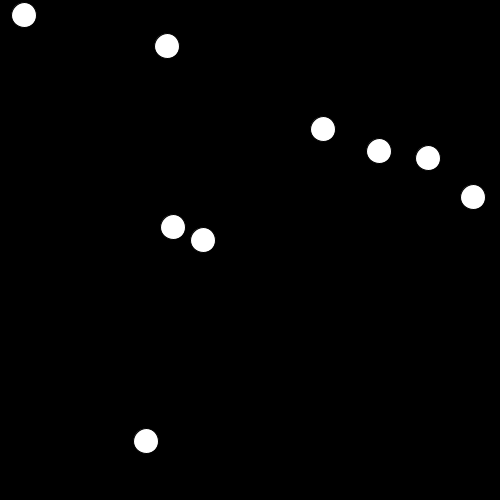
Frame 1 (no input)
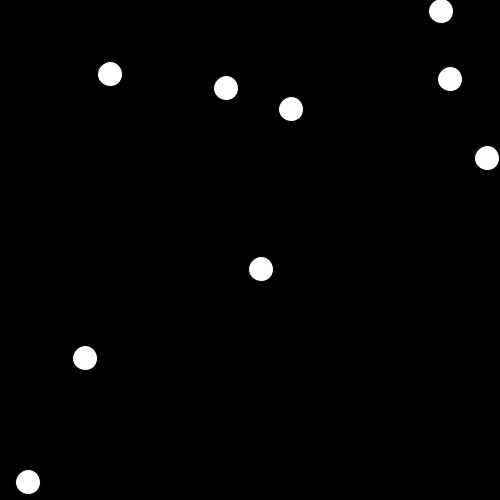
Frame 60 (the mouse pressed at the canvas centre just before this capture)
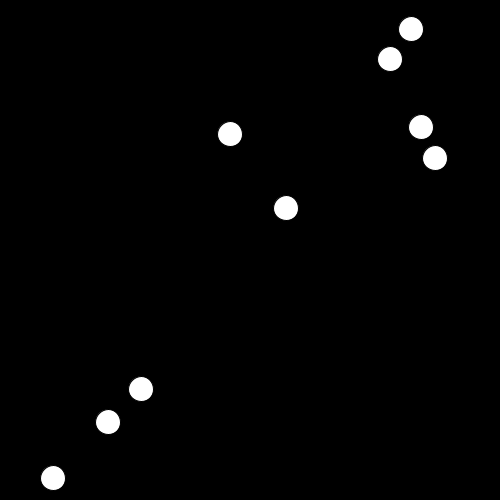
Frame 120 (the mouse held since frame 60 and released just before this capture)

The Processing sketch that drew these frames (run headless with seeded random() and noise(); from frame 60 on, the mouse is pressed at the canvas centre):

// Processing sketch: processing_67219
// ── processing_67219.pde

Ball ball0;
Ball ball1;
Ball ball2;
Ball ball3;
Ball ball4;
Ball ball5;
Ball ball6;
Ball ball7;
Ball ball8;

int ballArrayX[];
int ballArrayY[];


void setup ()
{
  size(500, 500);
  ballArrayX = new int[9];
  ballArrayY = new int[9];
  ball0 = new Ball();
  ball1 = new Ball();
  ball2 = new Ball();
  ball3 = new Ball();
  ball4 = new Ball();
  ball5 = new Ball();
  ball6 = new Ball();
  ball7 = new Ball();
  ball8 = new Ball();
  
  ball0.initiate((int) random(0, 500), (int) random(0, 500), 0, (int) random(1, 3), (int) random(-3, 1));
  ball1.initiate((int) random(0, 500), (int) random(0, 500), 1, (int) random(1, 3), (int) random(-3, 1));
  ball2.initiate((int) random(0, 500), (int) random(0, 500), 2, (int) random(1, 3), (int) random(-3, 1));
  ball3.initiate((int) random(0, 500), (int) random(0, 500), 3, (int) random(1, 3), (int) random(-3, 1));
  ball4.initiate((int) random(0, 500), (int) random(0, 500), 4, (int) random(1, 3), (int) random(-3, 1));
  ball5.initiate((int) random(0, 500), (int) random(0, 500), 5, (int) random(-3, -1), (int) random(1, 3));
  ball6.initiate((int) random(0, 500), (int) random(0, 500), 6, (int) random(-3, -1), (int) random(1, 3));
  ball7.initiate((int) random(0, 500), (int) random(0, 500), 7, (int) random(-3, -1), (int) random(1, 3));
  ball8.initiate((int) random(0, 500), (int) random(0, 500), 8, (int) random(-3, -1), (int) random(1, 3));
  
}

void draw ()
{
  background(0);
  ball0.display();
  ball1.display();
  ball2.display();
  ball3.display();
  ball4.display();
  ball5.display();
  ball6.display();
  ball7.display();
  ball8.display(); 
}

class Ball
{
  int posX;
  int posY;
  int velocityX;
  int velocityY;
  int arrayPos;

  void initiate(int tempX, int tempY, int tempArray, int tempVelocityX, int tempVelocityY)
  {
    velocityX = tempVelocityX;
    velocityY = tempVelocityY;
    arrayPos = tempArray;
    ballArrayX[tempArray] = tempX;
    ballArrayY[tempArray] = tempY;
  }

  void display()
  {
    ellipse(ballArrayX[arrayPos], ballArrayY[arrayPos], 25, 25);
    ballArrayX[arrayPos] = ballArrayX[arrayPos] + velocityX;
    ballArrayY[arrayPos] = ballArrayY[arrayPos] + velocityY;

    if (ballArrayX[arrayPos] < 10)
    {
      velocityX = -velocityX;
    }

    if (ballArrayX[arrayPos] > 490)
    {
      velocityX = -velocityX;
    }

    if (ballArrayY[arrayPos] < 10)
    {
      velocityY = -velocityY;
    }

    if (ballArrayY[arrayPos] > 490)
    {
      velocityY = -velocityY;
    }

    for (int i = 0; i < 9; i++)
    {
      if (i == arrayPos)
      {
        //do nothing
      }
      else if (ballArrayX[arrayPos] > (ballArrayX[i] - 15) && ballArrayX[arrayPos] < (ballArrayX[i] + 15)
        && ballArrayY[arrayPos] > (ballArrayY[i] - 15) && ballArrayY[arrayPos] < (ballArrayY[i] + 15))
      {
        velocityX = (velocityX * -1);
        velocityY = (velocityY * -1);
      }
    }
  }
}
